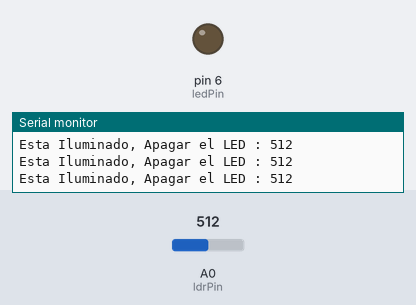
A sketch run on a simulated Arduino Uno, built with avr-gcc and run on an emulated ATmega328P. Parts: output pins drawn as LEDs (lit = HIGH), the last lines printed to the serial monitor. Inputs (shaded band) come from the test bench; at power-on: A0 (ldrPin) = 512.

Above: at 1.2 s.
1.3 s: A0 (ldrPin) set to 412
4.3 s: A0 (ldrPin) set to 388
At 5.6 s:
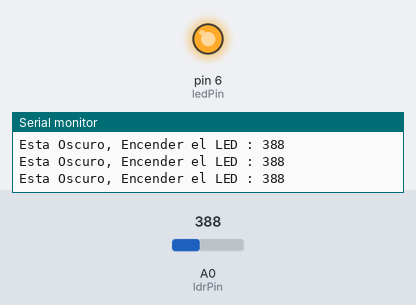
Timing chart, 0 to 7.3 s (numbered marks = the images above; inputs shaded):
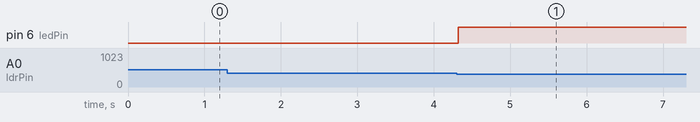

Measured:
- the behaviour switches between 401 and 400 on A0 (ldrPin) (found by bisection; images 0 and 1)
- after the input at 4.3 s, pin 6 (ledPin): LOW → HIGH at once

The sketch:

LDR.ino
```cpp
//Hands On Lab - G&S
//Usar resistencia 100k - Pull down --> una resistencia conectada una extremidad a la señal de salida y la otra extremidad a GND

const int ledPin = 6;                                     //puerto digital asignado al LED (este puerto tambien es PWM)
const int ldrPin = A0;                                    //puerto analogico asignado al LDR

void setup() {
  Serial.begin(9600);                                     //Configuracion de la velocidad de transmision de datos del monitor serial, 9600 baudios
  pinMode(ledPin, OUTPUT);                                //Configuracion del LED como puerto de Salida
  pinMode(ldrPin, INPUT);                                 //configuracion del LDR como puerto de Entrada

}

void loop() {
  int ldrStatus = analogRead(ldrPin);
  if (ldrStatus <= 400) {                                 //condicion del estado del LDR
    digitalWrite(ledPin, HIGH);                           //Escribir digitalmente un estado de ENCENDIDO sobre el LED
    Serial.print("Esta Oscuro, Encender el LED : ");      //Imprimir en el monitor serial el texto
    Serial.println(ldrStatus);                            //Imprimir en el monitor seria el valor del LDR
  }

  else {
    digitalWrite(ledPin, LOW);                            //Escribir digitalmente un estado de ENCENDIDO sobre el LED
    Serial.print("Esta Iluminado, Apagar el LED : ");     //Imprimir en el monitor serial el texto
    Serial.println(ldrStatus);                            //Imprimir en el monitor seria el valor del LDR
    }
}
```
